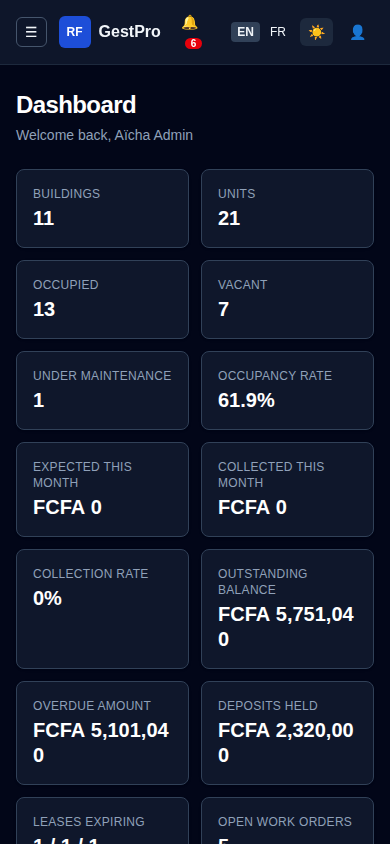
#> input picture residenceflow/marketing/deck/assets/admin-dashboard-dark-mobile.png, 390 x 844 px
$ python -i build.py   (imports and definitions only)
#> lines starting #> are read from the running program, lines starting #| are printed output that depends on the picture; after the words box and inside, x2 and y2 are one past the last pixel; in counts of white or black regions, pixels touching at a corner belong together
#!/usr/bin/env python3
"""Builds the GestPro promotional video (EN or FR).

Usage:  python3 marketing/video/build.py en|fr

Inputs (prepared by record.mjs / shots.mjs in the scratch directory):
  <SCRATCH>/rec-<lang>/rec-<lang>.mp4 + marks-<lang>.json   real screen recording + step timestamps
  <SCRATCH>/shots-<lang>/*.png                               viewport screenshots in the UI language
Output: marketing/dist/GestPro-Promo-<LANG>.mp4  (1280x720, 25 fps, H.264 + AAC)
"""
import json
import math
import os
import shutil
import subprocess
import sys
from pathlib import Path

from PIL import Image, ImageDraw, ImageFilter, ImageFont

LANG = (sys.argv[1] if len(sys.argv) > 1 else "en").lower()
ROOT = Path("/home/user/residenceflow")
SCRATCH = Path("/tmp/claude-0/-home-user-wouapit999/04f28657-26f1-5632-b4c6-df1d99bb088e/scratchpad/video")
# Optional environment overrides:
#   GESTPRO_VARIANT=foyou      targeted pitch for Groupe Foyou (logo plates + addressed copy); default: generic promo
#   GESTPRO_MUSIC=/path.mp3    background music (default: the client-supplied track below)
#   GESTPRO_OUT_SUFFIX=Name    output file GestPro-<Name>-<LANG>.mp4 (default: "Promo", or "Groupe-Foyou" for the foyou variant)
VARIANT = os.environ.get("GESTPRO_VARIANT", "").strip().lower()
WORK = SCRATCH / (f"build-{LANG}" + (f"-{VARIANT}" if VARIANT else ""))
DIST = ROOT / "marketing" / "dist"
FF = "/usr/local/lib/python3.11/dist-packages/imageio_ffmpeg/binaries/ffmpeg-linux-x86_64-v7.0.2"
DEFAULT_MUSIC = "/root/.claude/uploads/04f28657-26f1-5632-b4c6-df1d99bb088e/34b4075b-Legacy_in_Your_Bloodline.mp3"
MUSIC = os.environ.get("GESTPRO_MUSIC") or DEFAULT_MUSIC
OUT_SUFFIX = os.environ.get("GESTPRO_OUT_SUFFIX") or ("Groupe-Foyou" if VARIANT == "foyou" else "Promo")
PROSPECT = {"name": "Groupe Foyou", "logo": ROOT / "marketing" / "video" / "assets" / "groupe-foyou-logo.png"} if VARIANT == "foyou" else None
SHOTS = SCRATCH / f"shots-{LANG}"
DOCSHOTS = ROOT / "docs" / "screenshots"
REC = SCRATCH / f"rec-{LANG}" / f"rec-{LANG}.mp4"
# [1 line not run here, left out]

W, H, FPS = 1280, 720, 25
XF = 0.6  # cross-fade duration

NAVY = (15, 23, 42)
NAVY2 = (30, 41, 59)
EMERALD = (16, 185, 129)
WHITE = (255, 255, 255)
SLATE = (203, 213, 225)
SLATE2 = (148, 163, 184)

F_BOLD = "/usr/share/fonts/truetype/liberation/LiberationSans-Bold.ttf"
F_REG = "/usr/share/fonts/truetype/liberation/LiberationSans-Regular.ttf"
F_LOGO = "/usr/share/fonts/truetype/dejavu/DejaVuSans-Bold.ttf"


def font(path, size):
    return ImageFont.truetype(path, size)


# ----------------------------------------------------------------------------- copy
T = {
    "en": {
        "tagline": "Rent collected. Buildings under control.",
        "by": "by Bouquet Innovation",
        "problem_h": "Sound familiar?",
        "problem": [
            "Rent that slips through the cracks, month after month",
            "Paper receipts that get lost or disputed",
            "No clear view of who owes what until it is too late",
        ],
        "login": ("One login. Your whole business.", "Owners, managers, cashiers and tenants each see what they need"),
        "dashboard": ("Your entire portfolio on one screen", "Occupancy, collections, arrears and work orders, updated live"),
        "invoices": ("Every rent, every month, invoiced automatically", "Rent, service charges and penalties generated on schedule"),
        "receipt": ("Numbered receipts that cannot be altered", "Each receipt carries a verification code your tenants can check"),
        "arrears": ("Arrears at a glance, reminders sent for you", "Aged balances per tenant: 30, 60, 90 days and more"),
        "3d": ("Your building in interactive 3D", "Occupied, vacant and under-maintenance units, floor by floor"),
        "maintenance": ("Maintenance from request to completion", "Work orders, priorities, technicians and vendors in one flow"),
        "roles": ("13 roles, one secure space per company", "Owners, managers, cashiers, concierges, technicians, tenants..."),
        "audit": ("Two-factor login and a full audit trail", "Every sensitive action is recorded: who, what, when"),
        "reports": ("Reports and exports in one click", "Rent roll, collection rate, arrears aging, revenue by building"),
        "phones": ("Works on phone, tablet and PC, in French and English", "Tenants pay and report issues from their own portal"),
        "trust_h": "Built for Cameroon and Africa",
        "trust": [
            ("FCFA amounts, Douala time zone", "Figures the way your accountant expects them"),
            ("Mobile money, cash and bank transfer", "Every payment confirmed and receipted"),
            ("Fully bilingual: French and English", "Each user picks their own language"),
            ("Cloud hosted, daily backups, 2FA", "Your data protected and available 24/7"),
        ],
        "cta_h": "Ask for your access code today",
        "cta_mail": "support@bouquet-innovation.net",
        "cta_apps": "Android and iOS apps coming soon to the stores",
        "close_sub": "Bouquet Innovation  |  Douala, Cameroon",
        "close_tag": "Rent collected. Buildings under control.",
        "phone_labels": ["Manager", "Tenant portal", "Dark mode"],
    },
    "fr": {
        "tagline": "Loyers encaissés. Immeubles maîtrisés.",
        "by": "par Bouquet Innovation",
        "problem_h": "Ça vous parle ?",
        "problem": [
            "Des loyers qui se perdent, mois après mois",
            "Des reçus papier égarés ou contestés",
            "Aucune visibilité sur les impayés, jusqu'à ce qu'il soit trop tard",
        ],
        "login": ("Une seule connexion. Toute votre activité.", "Propriétaires, gestionnaires, caissiers et locataires : chacun voit ce qui le concerne"),
        "dashboard": ("Tout votre parc immobilier sur un seul écran", "Occupation, encaissements, impayés et interventions, en temps réel"),
        "invoices": ("Chaque loyer, chaque mois, facturé automatiquement", "Loyers, charges et pénalités générés à la date prévue"),
        "receipt": ("Des reçus numérotés, impossibles à falsifier", "Chaque reçu porte un code de vérification que le locataire peut contrôler"),
        "arrears": ("Les impayés d'un coup d'œil, les relances envoyées pour vous", "Soldes par locataire : 30, 60, 90 jours et plus"),
        "3d": ("Votre immeuble en 3D interactive", "Logements occupés, vacants ou en travaux, étage par étage"),
        "maintenance": ("La maintenance, de la demande à la clôture", "Ordres de travail, priorités, techniciens et prestataires dans un seul flux"),
        "roles": ("13 rôles, un espace sécurisé par entreprise", "Propriétaires, gestionnaires, caissiers, concierges, techniciens, locataires..."),
        "audit": ("Connexion à deux facteurs et journal d'audit complet", "Chaque action sensible est tracée : qui, quoi, quand"),
        "reports": ("Rapports et exports en un clic", "État locatif, taux de recouvrement, balance âgée, revenus par immeuble"),
        "phones": ("Sur téléphone, tablette et PC, en français et en anglais", "Les locataires paient et signalent les pannes depuis leur portail"),
        "trust_h": "Conçu pour le Cameroun et l'Afrique",
        "trust": [
            ("Montants en FCFA, heure de Douala", "Des chiffres comme votre comptable les attend"),
            ("Mobile money, espèces et virement", "Chaque paiement confirmé et reçu à l'appui"),
            ("Entièrement bilingue : français et anglais", "Chaque utilisateur choisit sa langue"),
            ("Hébergé dans le cloud, sauvegardes quotidiennes, 2FA", "Vos données protégées et disponibles 24h/24"),
        ],
        "cta_h": "Demandez votre code d'accès dès aujourd'hui",
        "cta_mail": "support@bouquet-innovation.net",
        "cta_apps": "Applications Android et iOS bientôt disponibles sur les stores",
        "close_sub": "Bouquet Innovation  |  Douala, Cameroun",
        "close_tag": "Loyers encaissés. Immeubles maîtrisés.",
        "phone_labels": ["Gestionnaire", "Portail locataire", "Mode sombre"],
    },
}[LANG]

# [31 lines not run here, left out]


# ----------------------------------------------------------------------------- drawing helpers
# [120 lines left out: functions fit_font, wrap, gradient_bg, logo_layer, text_layer, check_layer and 2 more, not called in this run]


def ease(t):
    return 1 - (1 - t) ** 3


# [107 lines left out: functions render_card, caption_png, run, render_clip, prep_still, render_still, not called in this run]


def phone_mock(shot, screen_h=600):
    """Frames a 390x844 (or 2x) phone screenshot in a dark rounded bezel."""
#> called with screen_h = 600
    im = Image.open(shot).convert("RGB")
#> im is the input picture: PIL image 390x844 RGB; mean R, G, B 18.6, 25.7, 45.1
    im = im.resize((390, int(im.height * 390 / im.width)), Image.LANCZOS).crop((0, 0, 390, 844))
    sw = int(390 * screen_h / 844)
    im = im.resize((sw, screen_h), Image.LANCZOS)
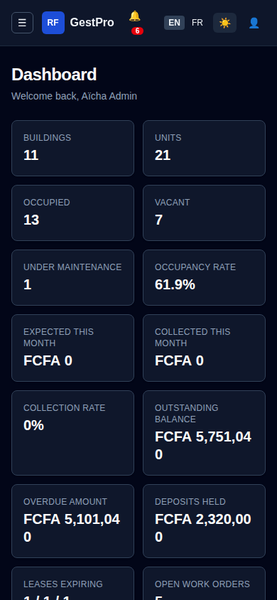
#> im: PIL image 277x600 RGB; mean R, G, B 18.6, 25.6, 45
    bez = 12
    r = int(sw * 0.13)
    pw, ph = sw + 2 * bez, screen_h + 2 * bez
    out = Image.new("RGBA", (pw + 40, ph + 40), (0, 0, 0, 0))
#> out: PIL image 341x664 RGBA; every value is 0
    # shadow
    sh = Image.new("RGBA", out.size, (0, 0, 0, 0))
    ImageDraw.Draw(sh).rounded_rectangle((20, 30, 20 + pw, 30 + ph), radius=r + bez, fill=(0, 0, 0, 150))
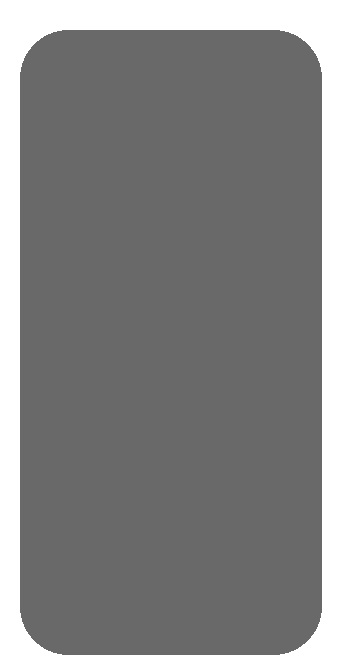
#> sh: PIL image 341x664 RGBA; mean R, G, B, A 0, 0, 0, 123.7; transparent parts drawn white
    sh = sh.filter(ImageFilter.GaussianBlur(14))
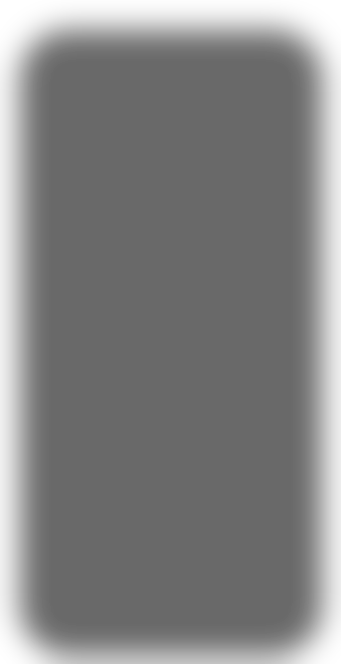
#> sh: PIL image 341x664 RGBA; mean R, G, B, A 0, 0, 0, 123.2; transparent parts drawn white
    out.alpha_composite(sh)
    body = Image.new("RGBA", (pw, ph), (0, 0, 0, 0))
#> body: PIL image 301x624 RGBA; every value is 0
    ImageDraw.Draw(body).rounded_rectangle((0, 0, pw - 1, ph - 1), radius=r + bez, fill=(17, 24, 39, 255), outline=(71, 85, 105, 255), width=2)
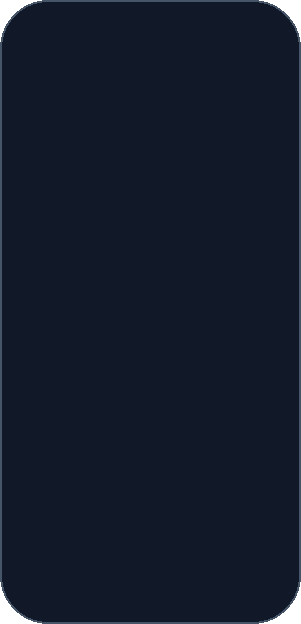
#> body: PIL image 301x624 RGBA; mean R, G, B, A 17.8, 24.9, 39.8, 252.2; transparent parts drawn white
    mask = Image.new("L", (sw, screen_h), 0)
#> mask: PIL image 277x600 L; every value is 0
    ImageDraw.Draw(mask).rounded_rectangle((0, 0, sw - 1, screen_h - 1), radius=r, fill=255)
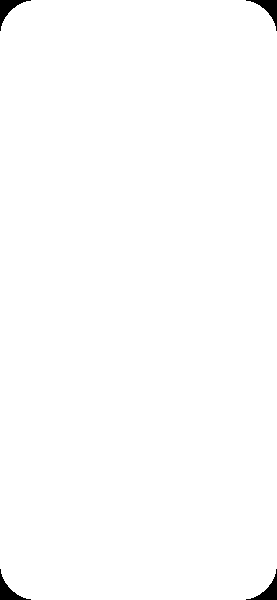
#> mask: PIL image 277x600 L; 99.3% white; 4 black regions, box (x1, y1, x2, y2) and area: (0, 0, 31, 31) 287, (246, 0, 277, 31) 287, (0, 569, 31, 600) 287, (246, 569, 277, 600) 287
    body.paste(im, (bez, bez), mask)
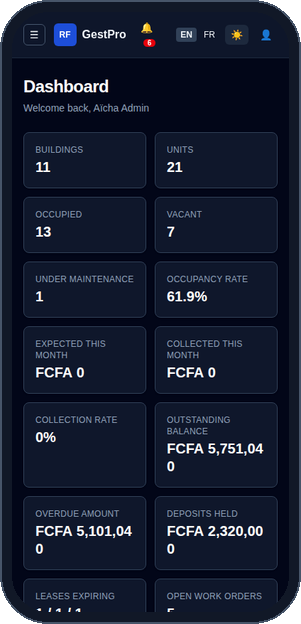
#> body: PIL image 301x624 RGBA; mean R, G, B, A 19.3, 26.3, 45.1, 252.2; transparent parts drawn white
    # notch pill
    ImageDraw.Draw(body).rounded_rectangle((pw / 2 - sw * 0.11, bez + 6, pw / 2 + sw * 0.11, bez + 20), radius=8, fill=(17, 24, 39, 255))
    out.alpha_composite(body, (20, 20))
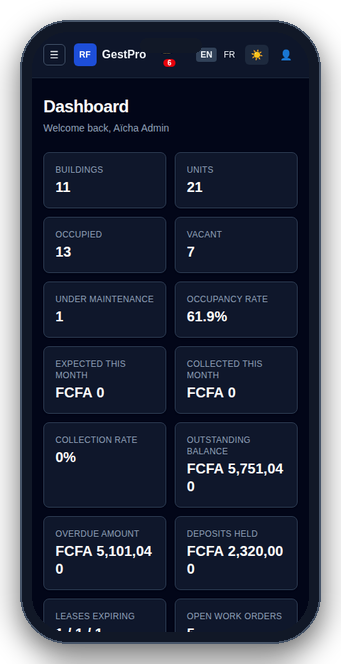
#> out: PIL image 341x664 RGBA; mean R, G, B, A 16, 21.8, 37.4, 216.2; transparent parts drawn white
    return out


# [215 lines left out: functions phones_scene_png, detect_cuts, cut_for, build_scenes, assemble, main, not called in this run]


# [2 lines not run here, left out]

>>> result = phone_mock('../deck/assets/admin-dashboard-dark-mobile.png')
